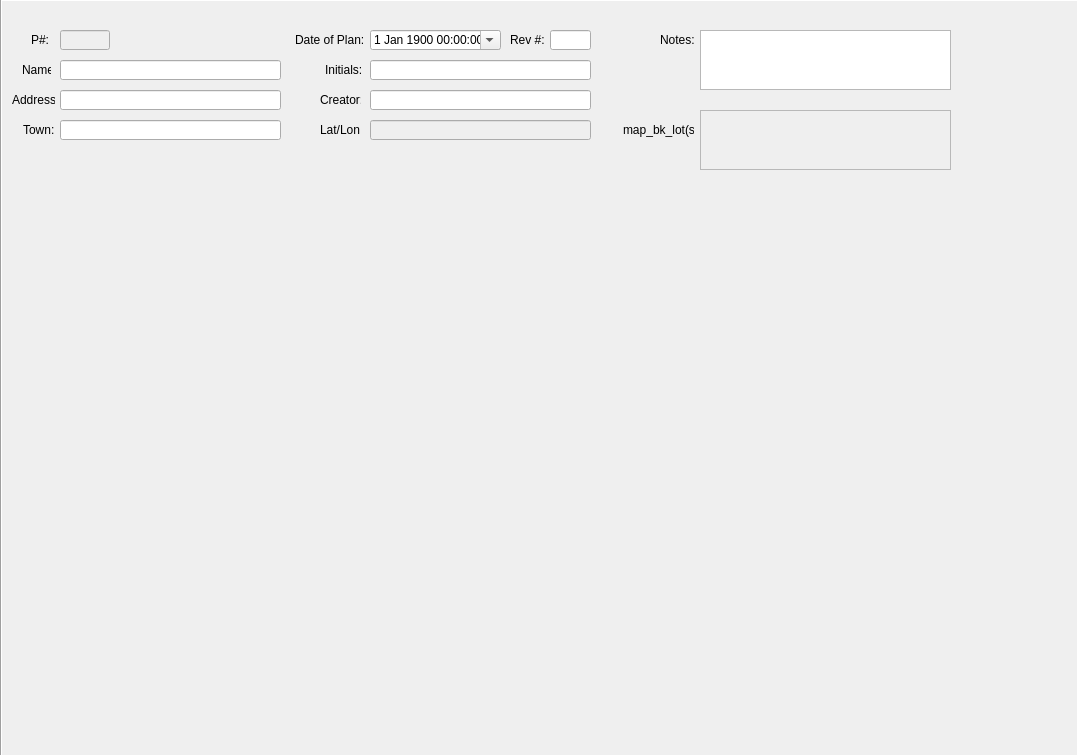
<?xml version="1.0" encoding="UTF-8"?>
<ui version="4.0">
 <class>la_plans</class>
 <widget class="QDialog" name="la_plans">
  <property name="geometry">
   <rect>
    <x>0</x>
    <y>0</y>
    <width>1077</width>
    <height>755</height>
   </rect>
  </property>
  <property name="windowTitle">
   <string> BRS_GIS Job DataViewer v1.0</string>
  </property>
  <property name="windowIcon">
   <iconset>
    <normaloff>:/images/pglogo.png</normaloff>:/images/pglogo.png</iconset>
  </property>
  <widget class="QLabel" name="background">
   <property name="geometry">
    <rect>
     <x>0</x>
     <y>-1</y>
     <width>1081</width>
     <height>761</height>
    </rect>
   </property>
   <property name="autoFillBackground">
    <bool>false</bool>
   </property>
   <property name="frameShape">
    <enum>QFrame::Box</enum>
   </property>
   <property name="frameShadow">
    <enum>QFrame::Sunken</enum>
   </property>
   <property name="text">
    <string/>
   </property>
   <property name="pixmap">
    <pixmap>images/haystack-rock-surf.jpg</pixmap>
   </property>
   <property name="scaledContents">
    <bool>true</bool>
   </property>
  </widget>
  <widget class="QLineEdit" name="p_no">
   <property name="enabled">
    <bool>false</bool>
   </property>
   <property name="geometry">
    <rect>
     <x>60</x>
     <y>30</y>
     <width>50</width>
     <height>20</height>
    </rect>
   </property>
  </widget>
  <widget class="QLabel" name="label">
   <property name="geometry">
    <rect>
     <x>31</x>
     <y>30</y>
     <width>19</width>
     <height>20</height>
    </rect>
   </property>
   <property name="text">
    <string>P#:</string>
   </property>
  </widget>
  <widget class="QLineEdit" name="rev_no">
   <property name="enabled">
    <bool>true</bool>
   </property>
   <property name="geometry">
    <rect>
     <x>550</x>
     <y>30</y>
     <width>41</width>
     <height>20</height>
    </rect>
   </property>
   <property name="text">
    <string/>
   </property>
  </widget>
  <widget class="QLabel" name="label_3">
   <property name="geometry">
    <rect>
     <x>510</x>
     <y>30</y>
     <width>41</width>
     <height>20</height>
    </rect>
   </property>
   <property name="text">
    <string>Rev #:</string>
   </property>
  </widget>
  <widget class="QLabel" name="label_7">
   <property name="geometry">
    <rect>
     <x>295</x>
     <y>30</y>
     <width>68</width>
     <height>20</height>
    </rect>
   </property>
   <property name="text">
    <string>Date of Plan:</string>
   </property>
  </widget>
  <widget class="QLabel" name="label_9">
   <property name="geometry">
    <rect>
     <x>325</x>
     <y>60</y>
     <width>41</width>
     <height>20</height>
    </rect>
   </property>
   <property name="text">
    <string>Initials:</string>
   </property>
  </widget>
  <widget class="QLineEdit" name="initials">
   <property name="geometry">
    <rect>
     <x>370</x>
     <y>60</y>
     <width>221</width>
     <height>20</height>
    </rect>
   </property>
   <property name="text">
    <string/>
   </property>
  </widget>
  <widget class="QLineEdit" name="address">
   <property name="geometry">
    <rect>
     <x>60</x>
     <y>90</y>
     <width>221</width>
     <height>20</height>
    </rect>
   </property>
   <property name="text">
    <string/>
   </property>
  </widget>
  <widget class="QLabel" name="label_12">
   <property name="geometry">
    <rect>
     <x>320</x>
     <y>90</y>
     <width>41</width>
     <height>20</height>
    </rect>
   </property>
   <property name="text">
    <string>Creator:</string>
   </property>
  </widget>
  <widget class="QLineEdit" name="town">
   <property name="geometry">
    <rect>
     <x>60</x>
     <y>120</y>
     <width>221</width>
     <height>20</height>
    </rect>
   </property>
   <property name="text">
    <string/>
   </property>
  </widget>
  <widget class="QLabel" name="label_5">
   <property name="geometry">
    <rect>
     <x>12</x>
     <y>90</y>
     <width>43</width>
     <height>20</height>
    </rect>
   </property>
   <property name="text">
    <string>Address:</string>
   </property>
  </widget>
  <widget class="QLineEdit" name="name">
   <property name="geometry">
    <rect>
     <x>60</x>
     <y>60</y>
     <width>221</width>
     <height>20</height>
    </rect>
   </property>
   <property name="text">
    <string/>
   </property>
  </widget>
  <widget class="QDateTimeEdit" name="date">
   <property name="geometry">
    <rect>
     <x>370</x>
     <y>30</y>
     <width>131</width>
     <height>20</height>
    </rect>
   </property>
   <property name="date">
    <date>
     <year>1900</year>
     <month>1</month>
     <day>1</day>
    </date>
   </property>
   <property name="calendarPopup">
    <bool>true</bool>
   </property>
  </widget>
  <widget class="QLineEdit" name="creator">
   <property name="geometry">
    <rect>
     <x>370</x>
     <y>90</y>
     <width>221</width>
     <height>20</height>
    </rect>
   </property>
   <property name="text">
    <string/>
   </property>
  </widget>
  <widget class="QLabel" name="label_6">
   <property name="geometry">
    <rect>
     <x>23</x>
     <y>120</y>
     <width>31</width>
     <height>20</height>
    </rect>
   </property>
   <property name="text">
    <string>Town:</string>
   </property>
  </widget>
  <widget class="QLabel" name="label_16">
   <property name="geometry">
    <rect>
     <x>660</x>
     <y>30</y>
     <width>41</width>
     <height>20</height>
    </rect>
   </property>
   <property name="text">
    <string>Notes:</string>
   </property>
  </widget>
  <widget class="QLabel" name="label_4">
   <property name="geometry">
    <rect>
     <x>22</x>
     <y>60</y>
     <width>29</width>
     <height>20</height>
    </rect>
   </property>
   <property name="text">
    <string>Name:</string>
   </property>
  </widget>
  <widget class="QLabel" name="label_20">
   <property name="geometry">
    <rect>
     <x>623</x>
     <y>120</y>
     <width>71</width>
     <height>20</height>
    </rect>
   </property>
   <property name="text">
    <string>map_bk_lot(s):</string>
   </property>
  </widget>
  <widget class="QLineEdit" name="lat_lon">
   <property name="enabled">
    <bool>false</bool>
   </property>
   <property name="geometry">
    <rect>
     <x>370</x>
     <y>120</y>
     <width>221</width>
     <height>20</height>
    </rect>
   </property>
   <property name="text">
    <string/>
   </property>
  </widget>
  <widget class="QLabel" name="label_14">
   <property name="geometry">
    <rect>
     <x>320</x>
     <y>120</y>
     <width>41</width>
     <height>20</height>
    </rect>
   </property>
   <property name="text">
    <string>Lat/Lon:</string>
   </property>
  </widget>
  <widget class="QTextEdit" name="map_bk_lot">
   <property name="enabled">
    <bool>false</bool>
   </property>
   <property name="geometry">
    <rect>
     <x>700</x>
     <y>110</y>
     <width>251</width>
     <height>60</height>
    </rect>
   </property>
  </widget>
  <widget class="QTextEdit" name="notes">
   <property name="geometry">
    <rect>
     <x>700</x>
     <y>30</y>
     <width>251</width>
     <height>60</height>
    </rect>
   </property>
  </widget>
 </widget>
 <tabstops>
  <tabstop>date</tabstop>
  <tabstop>rev_no</tabstop>
  <tabstop>name</tabstop>
  <tabstop>address</tabstop>
  <tabstop>town</tabstop>
  <tabstop>initials</tabstop>
  <tabstop>creator</tabstop>
  <tabstop>lat_lon</tabstop>
  <tabstop>notes</tabstop>
  <tabstop>map_bk_lot</tabstop>
  <tabstop>p_no</tabstop>
 </tabstops>
 <resources>
  <include location="C:/BRS_GIS/!QT/DEV/login_wip/login_resources.qrc"/>
 </resources>
 <connections/>
</ui>
